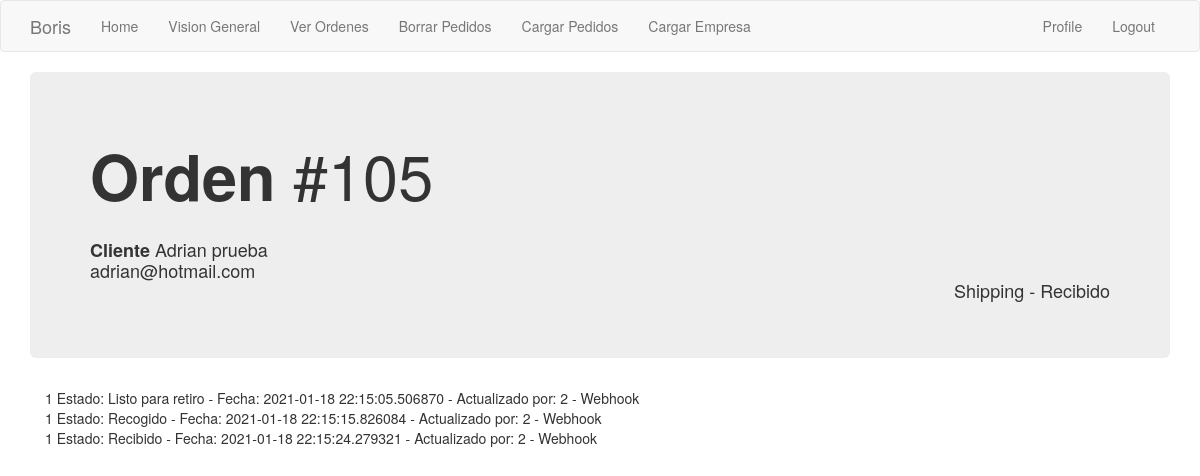
/historia_orden/1 (signed in), run on the app's committed database.
### app/models.py (models this page shows, shortened)
class Order_header(db.Model):
    id = db.Column(db.Integer, primary_key=True)
    order_number = db.Column(db.Integer, index=True)
    order_id_anterior = db.Column(db.Integer)
    creation_date = db.Column(db.String(35), index=True)
    last_update_date = db.Column(db.String(35))
    payment_method = db.Column(db.String(10))
    payment_card = db.Column(db.String(10))
    courier_order_id = db.Column(db.String(64), index=True)
    status = db.Column(db.String(15))
    sub_status = db.Column(db.String(15))
    customer_address = db.Column(db.String(64))
    customer_number = db.Column(db.String(10))
    customer_floor = db.Column(db.String(10))
    customer_zipcode = db.Column(db.String(8))
    customer_locality = db.Column(db.String(64))
    customer_city = db.Column(db.String(64))
    customer_province = db.Column(db.String(64))
    customer_country = db.Column(db.String(64))
    detalle = db.relationship('Order_detail', backref='productos', lazy='dynamic')
    transaction = db.relationship('Transaction_log', backref='transaccion', lazy='dynamic')
    customer_id = db.Column(db.Integer, db.ForeignKey('customer.id'))
    store = db.Column(db.Integer, db.ForeignKey('company.store_id'))

class Customer(db.Model):
    id = db.Column(db.Integer, primary_key=True)
    platform = db.Column(db.String(64), index=True)
    name = db.Column(db.String(64), index=True)
    email = db.Column(db.String(120), index=True, unique=True)
    phone = db.Column(db.String(15))
    orders = db.relationship('Order_header', backref='buyer', lazy='dynamic')

class Transaction_log(db.Model):
    id = db.Column(db.Integer, primary_key=True)
    sub_status = db.Column(db.String(15))
    fecha = db.Column(db.DateTime, default=datetime.utcnow)
    username = db.Column(db.String(64))
    order_id = db.Column(db.Integer, db.ForeignKey('order_header.id'))
    user_id = db.Column(db.Integer, db.ForeignKey('user.id'))

### app/main/routes.py (the view)
@bp.route('/historia_orden/<orden_id>', methods=['GET', 'POST'])
@login_required
def historia_orden(orden_id):
    orden = Order_header.query.filter_by(id=orden_id).first()
    historia = Transaction_log.query.filter_by(order_id=orden_id).all()
    return render_template('historia_orden.html', orden=orden, historia=historia, customer=orden.buyer)

### app/main/routes.py (called while the page is built)
@bp.before_app_request
def before_request():
    if current_user.is_authenticated:
        current_user.last_seen = datetime.utcnow()
        db.session.commit()

### app/models.py (called while the page is built)
@login.user_loader
def load_user(id):
    return User.query.get(int(id))

### app/templates/historia_orden.html
{% extends "base.html" %}
{% block app_content %}
    <div class='jumbotron'>
        <h1>
            <strong>Orden </strong>#{{orden.order_number}}
        </h1>
        <h4>
            <br> <strong> Cliente </strong>{{customer.name}}
            <br>         {{customer.email}}
            <div class="text-right"> {{orden.status}} - {{orden.sub_status}} </div>
        </h4>
    </div>
    <div class='container'>
        {% for i in historia %}
            {{i.order_id}}
            Estado: {{i.sub_status}} -
            Fecha: {{i.fecha}} -
            Actualizado por: {{i.user_id}} - {{i.username}}
            <br>
        {% endfor %}
    </div>
{% endblock %}

### data on the page
Order_header: order_number "105", status "Shipping", sub_status "Recibido"
Customer: name "Adrian prueba", email "adrian@hotmail.com"
Transaction_log: order_id "1", sub_status "Listo para retiro", fecha "2021-01-18 22:15:05.506870", user_id "2", username "Webhook"
Transaction_log: order_id "1", sub_status "Recogido", fecha "2021-01-18 22:15:15.826084", user_id "2", username "Webhook"
Transaction_log: order_id "1", sub_status "Recibido", fecha "2021-01-18 22:15:24.279321", user_id "2", username "Webhook"

### other printed values
{{ 'Logout' }} "Logout"
